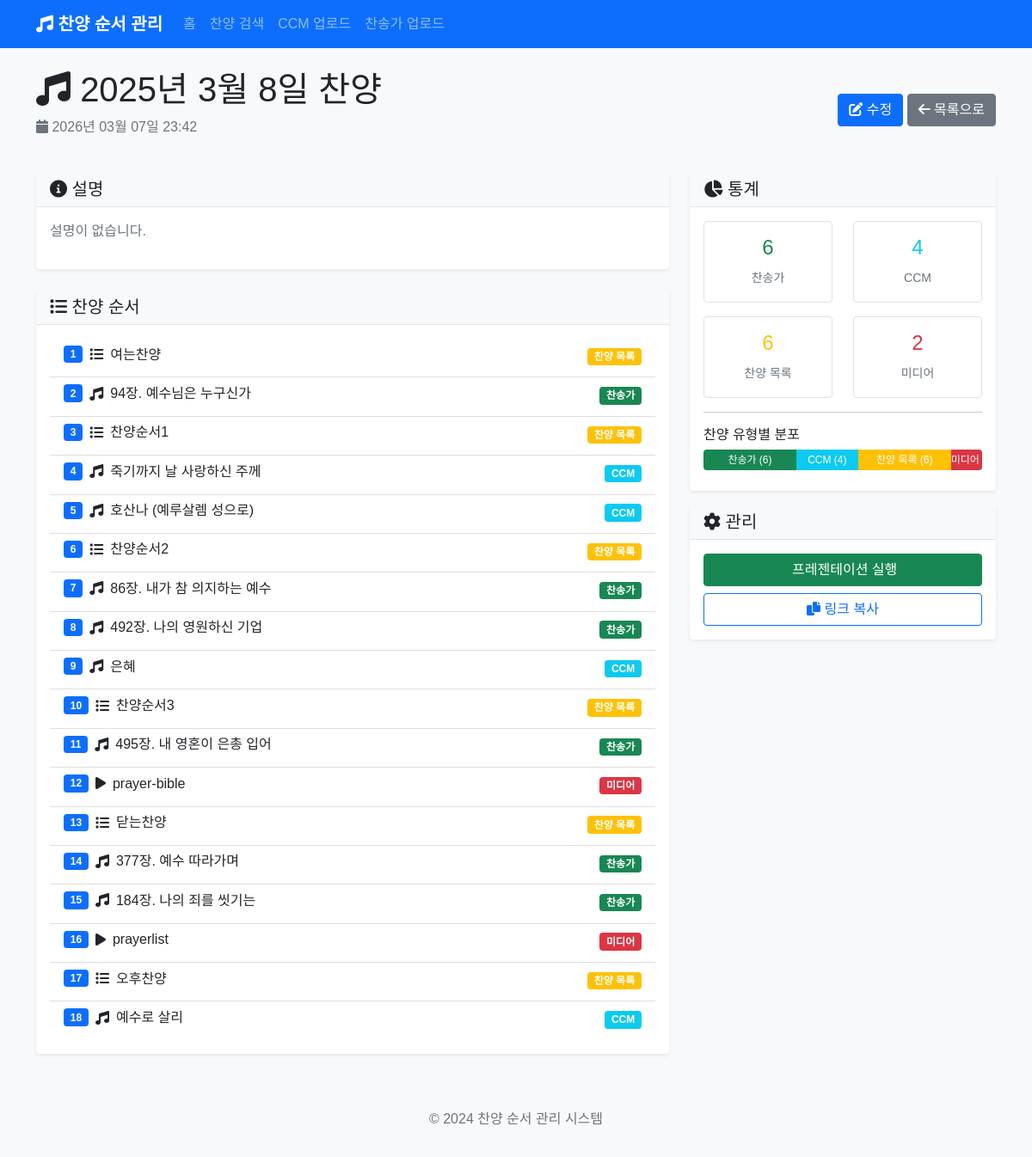
The app's page /post/22 with its own data.
### app.py (models this page shows)
class PraisePost(db.Model):
    id = db.Column(db.Integer, primary_key=True)
    title = db.Column(db.String(200), nullable=False)
    content = db.Column(db.Text, nullable=False)
    created_at = db.Column(db.DateTime, default=datetime.utcnow)
    songs = db.relationship('Song', backref='praise_post', lazy=True, cascade='all, delete-orphan')
    background_image = db.Column(db.String(500))  # 전체 배경 이미지
    parallax_image = db.Column(db.String(500))  # 패럴랙스 배경 이미지

class Song(db.Model):
    id = db.Column(db.Integer, primary_key=True)
    title = db.Column(db.String(200), nullable=False)
    song_type = db.Column(db.String(50), nullable=False)  # 'hymn', 'ccm', 'section', 'media'
    hymn_number = db.Column(db.String(10))  # 찬송가 번호
    lyrics = db.Column(db.Text)  # 가사
    order = db.Column(db.Integer, nullable=False)
    praise_post_id = db.Column(db.Integer, db.ForeignKey('praise_post.id'), nullable=False)
    section_title = db.Column(db.String(200))  # 섹션 제목 (예: 찬양순서1)
    media_type = db.Column(db.String(50))  # 'image', 'video'
    media_url = db.Column(db.String(500))  # 미디어 파일 경로
    background_image = db.Column(db.String(500))  # 배경 이미지

### app.py (the view)
@app.route('/post/<int:post_id>')
def view_post(post_id):
    post = PraisePost.query.get_or_404(post_id)
    return render_template('view_post.html', post=post)

### templates/view_post.html (shortened to what this page needs)
{% extends "base.html" %}
{% block content %}
<div class="row">
    <div class="col-12">
        <div class="d-flex justify-content-between align-items-center mb-4">
            <div>
                <h1><i class="fas fa-music"></i> {{ post.title }}</h1>
                <p class="text-muted">
                    <i class="fas fa-calendar"></i> {{ post.created_at.strftime('%Y년 %m월 %d일 %H:%M') }}
                </p>
            </div>
            <div>
                <a href="{{ url_for('edit_post', post_id=post.id) }}" class="btn btn-primary">
                    <i class="fas fa-edit"></i> 수정
                </a>
                <a href="{{ url_for('index') }}" class="btn btn-secondary">
                    <i class="fas fa-arrow-left"></i> 목록으로
                </a>
            </div>
        </div>
    </div>
</div>
<div class="row">
    <div class="col-md-8">
        <div class="card mb-4">
            <div class="card-header">
                <h5 class="mb-0"><i class="fas fa-info-circle"></i> 설명</h5>
            </div>
            <div class="card-body">
                {% if post.content %}
                    <p>{{ post.content }}</p>
                {% else %}
                    <p class="text-muted">설명이 없습니다.</p>
                {% endif %}
            </div>
        </div>
        <div class="card">
            <div class="card-header">
                <h5 class="mb-0"><i class="fas fa-list"></i> 찬양 순서</h5>
            </div>
            <div class="card-body">
                {% if post.songs %}
                    <div class="list-group">
                        {% for song in post.songs %}
                        <div class="list-group-item">
                            <div class="d-flex justify-content-between align-items-start">
                                <div class="flex-grow-1">
                                    <div class="d-flex align-items-center mb-2">
                                        <span class="badge bg-primary me-2">{{ loop.index }}</span>
                                        {% if song.song_type == 'hymn' %}
                                            <i class="fas fa-music me-2"></i>
                                        {% elif song.song_type == 'ccm' %}
                                            <i class="fas fa-music me-2"></i>
                                        {% elif song.song_type == 'section' %}
                                            <i class="fas fa-list me-2"></i>
                                        {% elif song.song_type == 'media' %}
                                            <i class="fas fa-play me-2"></i>
                                        {% else %}
                                            <i class="fas fa-music me-2"></i>
                                        {% endif %}
                                        <h6 class="mb-0">
                                            {% if song.song_type == 'hymn' %}
                                                {{ song.hymn_number }}장. {{ song.title }}
                                            {% else %}
                                                {{ song.title }}
                                            {% endif %}
                                        </h6>
                                    </div>
                                </div>
                                <div class="ms-3">
                                    {% if song.song_type == 'hymn' %}
                                        <span class="badge bg-success">찬송가</span>
                                    {% elif song.song_type == 'ccm' %}
                                        <span class="badge bg-info">CCM</span>
                                    {% elif song.song_type == 'section' %}
                                        <span class="badge bg-warning">찬양 목록</span>
                                    {% elif song.song_type == 'media' %}
                                        <span class="badge bg-danger">미디어</span>
                                    {% else %}
                                        <span class="badge bg-secondary">기타</span>
                                    {% endif %}
                                </div>
                            </div>
                        </div>
                        {% endfor %}
                    </div>
                {% else %}
                    <p class="text-muted">등록된 찬양이 없습니다.</p>
                {% endif %}
            </div>
        </div>
    </div>
    <div class="col-md-4">
        <div class="card">
            <div class="card-header">
                <h5 class="mb-0"><i class="fas fa-chart-pie"></i> 통계</h5>
            </div>
            <div class="card-body">
                <div class="row text-center">
                    <div class="col-6 mb-3">
                        <div class="border rounded p-3">
                            <h4 class="text-success">{{ post.songs|selectattr('song_type', 'equalto', 'hymn')|list|length }}</h4>
                            <small class="text-muted">찬송가</small>
                        </div>
                    </div>
                    <div class="col-6 mb-3">
                        <div class="border rounded p-3">
                            <h4 class="text-info">{{ post.songs|selectattr('song_type', 'equalto', 'ccm')|list|length }}</h4>
                            <small class="text-muted">CCM</small>
                        </div>
                    </div>
                    <div class="col-6">
                        <div class="border rounded p-3">
                            <h4 class="text-warning">{{ post.songs|selectattr('song_type', 'equalto', 'section')|list|length }}</h4>
                            <small class="text-muted">찬양 목록</small>
                        </div>
                    </div>
                    <div class="col-6">
                        <div class="border rounded p-3">
                            <h4 class="text-danger">{{ post.songs|selectattr('song_type', 'equalto', 'media')|list|length }}</h4>
                            <small class="text-muted">미디어</small>
                        </div>
                    </div>
                </div>
                <hr>
                <div class="mt-3">
                    <h6>찬양 유형별 분포</h6>
                    <div class="progress mb-2">
                        {% set hymn_count = post.songs|selectattr('song_type', 'equalto', 'hymn')|list|length %}
                        {% set ccm_count = post.songs|selectattr('song_type', 'equalto', 'ccm')|list|length %}
                        {% set section_count = post.songs|selectattr('song_type', 'equalto', 'section')|list|length %}
                        {% set media_count = post.songs|selectattr('song_type', 'equalto', 'media')|list|length %}
                        {% set total = post.songs|length %}
                        {% if total > 0 %}
                            {% if hymn_count > 0 %}
                                <div class="progress-bar bg-success" style="width: {{ (hymn_count / total * 100)|round(1) }}%">
                                    찬송가 ({{ hymn_count }})
                                </div>
                            {% endif %}
                            {% if ccm_count > 0 %}
                                <div class="progress-bar bg-info" style="width: {{ (ccm_count / total * 100)|round(1) }}%">
                                    CCM ({{ ccm_count }})
                                </div>
                            {% endif %}
                            {% if section_count > 0 %}
                                <div class="progress-bar bg-warning" style="width: {{ (section_count / total * 100)|round(1) }}%">
                                    찬양 목록 ({{ section_count }})
                                </div>
                            {% endif %}
                            {% if media_count > 0 %}
                                <div class="progress-bar bg-danger" style="width: {{ (media_count / total * 100)|round(1) }}%">
                                    미디어 ({{ media_count }})
                                </div>
                            {% endif %}
                        {% endif %}
                    </div>
                </div>
            </div>
        </div>
        <div class="card mt-3">
            <div class="card-header">
                <h5 class="mb-0"><i class="fas fa-cog"></i> 관리</h5>
            </div>
            <div class="card-body">
                <div class="d-grid gap-2">
                    <a href="{{ url_for('presentation', post_id=post.id) }}" class="btn btn-success" target="_blank">
                         프레젠테이션 실행
                    </a>
                    <button class="btn btn-outline-primary" onclick="copyToClipboard()">
                        <i class="fas fa-copy"></i> 링크 복사
                    </button>
                </div>
            </div>
        </div>
    </div>
</div>
{% endblock %}

### templates/base.html (shortened to what this page needs)
<!DOCTYPE html>
<html lang="ko">
<head>
    <link href="https://cdn.jsdelivr.net/npm/bootstrap@5.1.3/dist/css/bootstrap.min.css" rel="stylesheet">
    <link href="https://cdnjs.cloudflare.com/ajax/libs/font-awesome/6.0.0/css/all.min.css" rel="stylesheet">
    <link href="{{ url_for('static', filename='css/style.css') }}" rel="stylesheet">
</head>
<body>
    <nav class="navbar navbar-expand-lg navbar-dark bg-primary">
        <div class="container">
            <a class="navbar-brand" href="{{ url_for('index') }}">
                <i class="fas fa-music"></i> 찬양 순서 관리
            </a>
            <div class="collapse navbar-collapse" id="navbarNav">
                <ul class="navbar-nav me-auto">
                    <li class="nav-item">
                        <a class="nav-link" href="{{ url_for('index') }}">홈</a>
                    </li>
                    <li class="nav-item">
                        <a class="nav-link" href="{{ url_for('search') }}">찬양 검색</a>
                    </li>
                    <li class="nav-item">
                        <a class="nav-link" href="{{ url_for('upload_ccm') }}">CCM 업로드</a>
                    </li>
                    <li class="nav-item">
                        <a class="nav-link" href="{{ url_for('upload_hymn') }}">찬송가 업로드</a>
                    </li>
                </ul>
            </div>
        </div>
    </nav>
    <main class="container mt-4">
        {% block content %}{% endblock %}
    </main>
    <footer class="bg-light text-center text-muted py-3 mt-5">
        <div class="container">
            <p>&copy; 2024 찬양 순서 관리 시스템</p>
        </div>
    </footer>
</body>
</html>

### static/css/style.css (style rules this page uses)
body { font-family: 'Noto Sans KR', sans-serif; background-color: #f8f9fa; }
.navbar-brand { font-weight: bold; }
.card { border: none; box-shadow: 0 0.125rem 0.25rem rgba(0, 0, 0, 0.075); transition: box-shadow 0.15s ease-in-out; }
.card-header { background-color: #f8f9fa; border-bottom: 1px solid #dee2e6; font-weight: 600; }
.list-group-item { border-left: none; border-right: none; border-radius: 0 !important; }
.list-group-item:first-child { border-top: none; }
.list-group-item:last-child { border-bottom: none; }
.badge { font-size: 0.75em; }
.progress { height: 1.5rem; }
.progress-bar { font-size: 0.75rem; line-height: 1.5rem; }
.btn { transition: all 0.15s ease-in-out; }

### records on screen
PraisePost: title "2025년 3월 8일 찬양", created_at "2026년 03월 07일 23:42"
Song: song_type "section" (drawn), title "여는찬양"
Song: hymn_number "94", title "예수님은 누구신가", song_type "찬송가"
Song: song_type "section" (drawn), title "찬양순서1"
Song: title "죽기까지 날 사랑하신 주께", song_type "CCM"
Song: title "호산나 (예루살렘 성으로)", song_type "CCM"
Song: song_type "section" (drawn), title "찬양순서2"
Song: hymn_number "86", title "내가 참 의지하는 예수", song_type "찬송가"
Song: hymn_number "492", title "나의 영원하신 기업", song_type "찬송가"
Song: title "은혜", song_type "CCM"
Song: song_type "section" (drawn), title "찬양순서3"
Song: hymn_number "495", title "내 영혼이 은총 입어", song_type "찬송가"
Song: song_type "media" (drawn), title "prayer-bible"
Song: song_type "section" (drawn), title "닫는찬양"
Song: hymn_number "377", title "예수 따라가며", song_type "찬송가"
Song: hymn_number "184", title "나의 죄를 씻기는", song_type "찬송가"
Song: song_type "media" (drawn), title "prayerlist"
Song: song_type "section" (drawn), title "오후찬양"
Song: title "예수로 살리", song_type "CCM"

### other values on screen
{{ post.songs|selectattr('song_type', 'equalto', 'hymn')|list|length }} "6"
{{ post.songs|selectattr('song_type', 'equalto', 'ccm')|list|length }} "4"
{{ post.songs|selectattr('song_type', 'equalto', 'section')|list|length }} "6"
{{ post.songs|selectattr('song_type', 'equalto', 'media')|list|length }} "2"
{{ hymn_count }} "6"
{{ ccm_count }} "4"
{{ section_count }} "6"
